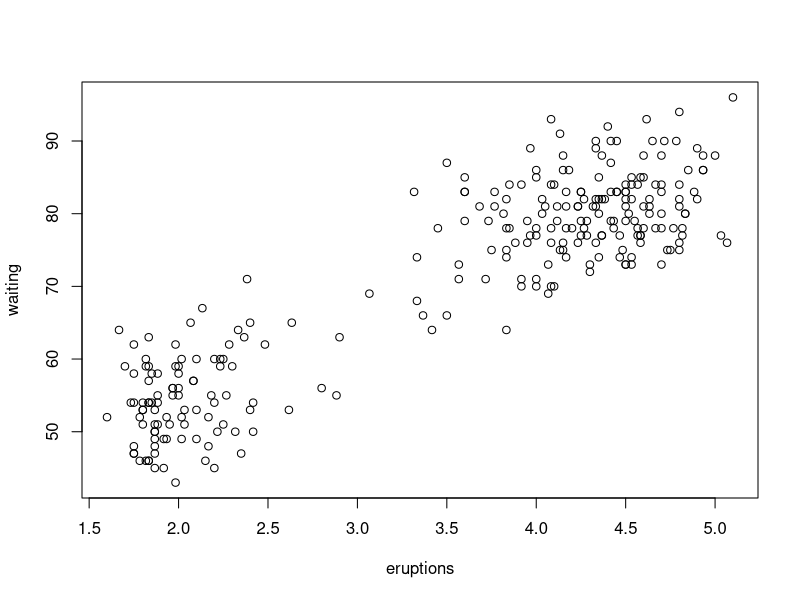
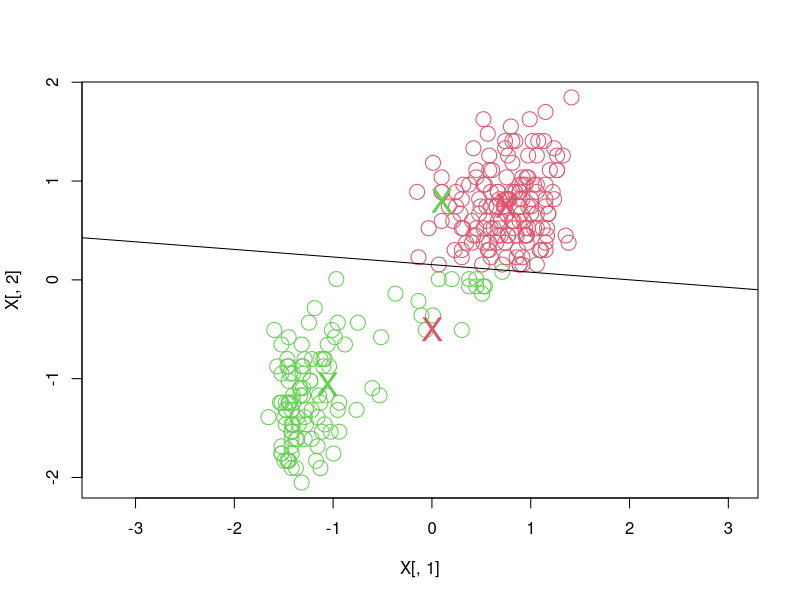
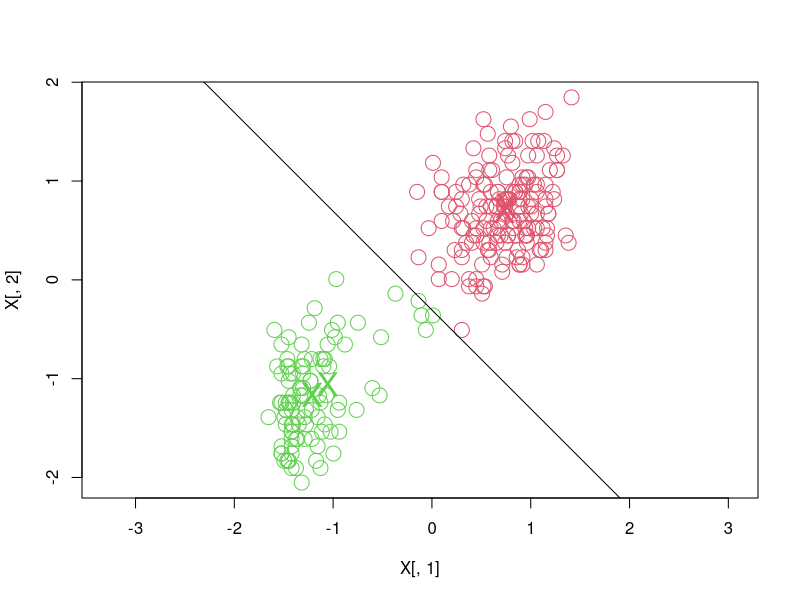
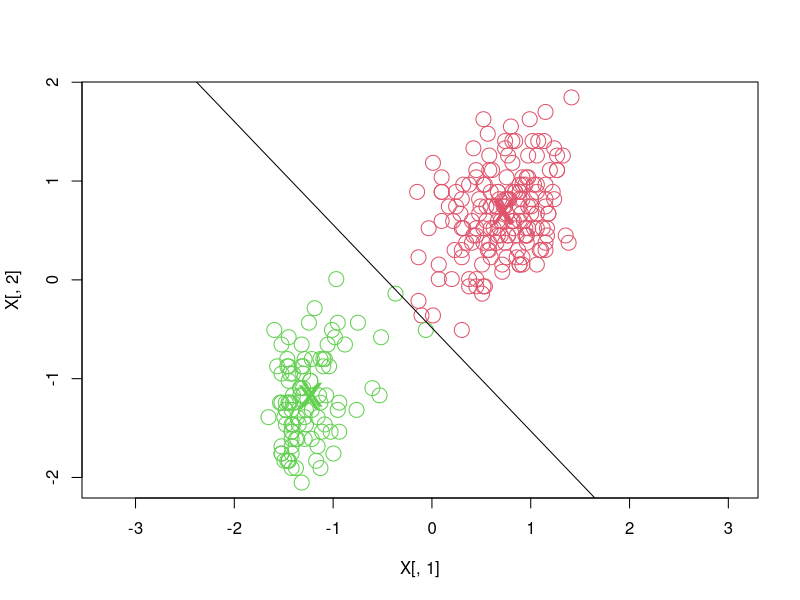
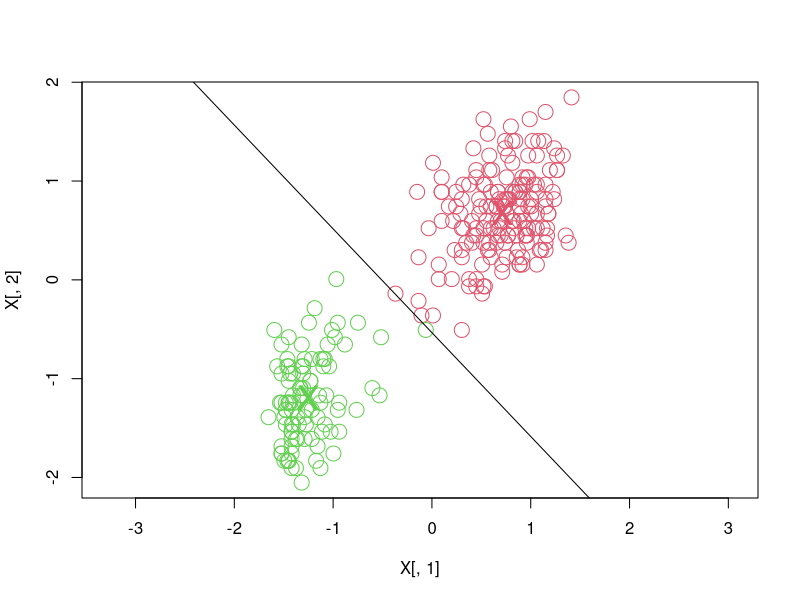
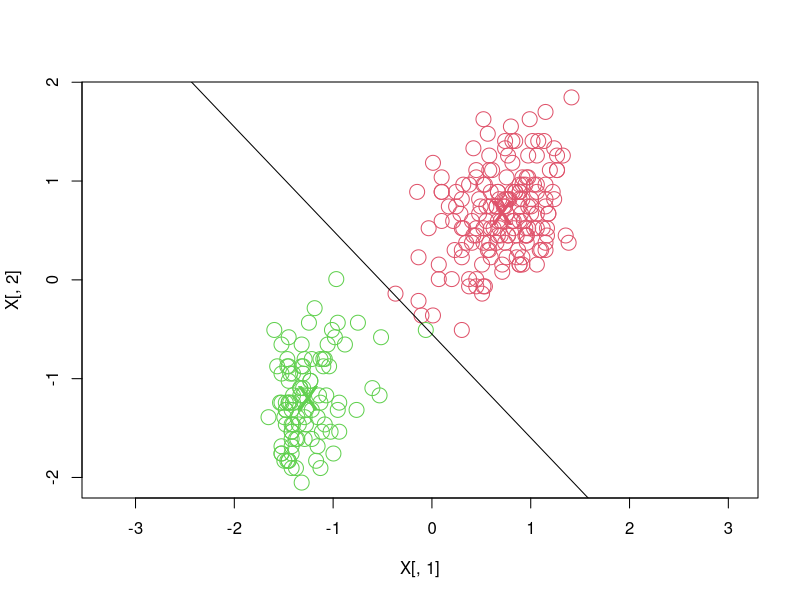

These figures' R source, in order:
# demonstrate the k-means algorithm on "old faithful" dataset.  
# old faithful data has time between geyser eruptions and length of eruption for 272 observations.
# want to cluster these into 2 clusters.


data(faithful);
plot(faithful);
#stopp;
X = faithful[,1:2];	# the data matrix
n = dim(X)[1];		# number of observations
m = matrix(0,2,2);
for (i in 1:2) {
    X[,i] = X[,i] - mean(X[,i]);	# standardize each component to be 0 mean and variance 1.  Could skip this.
    X[,i] = X[,i] / sqrt(var(X[,i]));
}
#m[1,] = c(-1,1);  # the rows of m are the class means.  these are chosen to be deliberately bad.
#m[2,] = c(1,-1);  

m[1,] = c(0,-.5);   # use different starting place
m[2,] = c(.1,.8);


for (iter in 1:5) {  # iterations of k-means
  d = m[1,]-m[2,];   # next 4 lines compute the line ax = b that separates the classes.  
  a = -d[1]/d[2];
  c = (sum(m[1,]*d) + sum(m[2,]*d))/2
  b = c/d[2];

  z = (a*X[,1] + b > X[,2]);    # boolean vector of class assignments --- doesn't generalize to 3 or more classes
                                # with 3 or more classes would have to find closest m_k for each point (easy)
  plot(X[,1],X[,2],asp=1,col=z+2,cex=2);   # plot X with different colors for each (current) cluster
  points(m,pch='X',col=c(2,3),cex=2);      # show the class centers, (rows of m) 
  abline(b,a);			     # draw separating line
  readline();			     # wait for user to type a key so we can look and see what happened
  m[1,] = colMeans(X[!z,])	     # reestimate the new centers as the sample means of the current clusters
  m[2,] = colMeans(X[z,])
  points(m,pch='X',col=c(2,3),cex=2);	     # show the new cluster centers
  readline();			     # wait for more input
}
